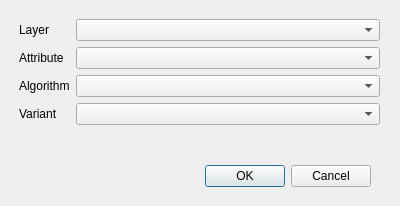
<?xml version="1.0" encoding="UTF-8"?>
<ui version="4.0">
 <class>NormalizationDialog</class>
 <widget class="QDialog" name="NormalizationDialog">
  <property name="windowModality">
   <enum>Qt::ApplicationModal</enum>
  </property>
  <property name="geometry">
   <rect>
    <x>0</x>
    <y>0</y>
    <width>400</width>
    <height>206</height>
   </rect>
  </property>
  <property name="windowTitle">
   <string>Normalize Attribute</string>
  </property>
  <property name="modal">
   <bool>true</bool>
  </property>
  <widget class="QDialogButtonBox" name="buttonBox">
   <property name="geometry">
    <rect>
     <x>30</x>
     <y>160</y>
     <width>341</width>
     <height>32</height>
    </rect>
   </property>
   <property name="orientation">
    <enum>Qt::Horizontal</enum>
   </property>
   <property name="standardButtons">
    <set>QDialogButtonBox::Cancel|QDialogButtonBox::Ok</set>
   </property>
  </widget>
  <widget class="QWidget" name="formLayoutWidget">
   <property name="geometry">
    <rect>
     <x>19</x>
     <y>19</y>
     <width>361</width>
     <height>128</height>
    </rect>
   </property>
   <layout class="QFormLayout" name="formLayout">
    <item row="0" column="0">
     <widget class="QLabel" name="layer_lbl">
      <property name="text">
       <string>Layer</string>
      </property>
     </widget>
    </item>
    <item row="1" column="0">
     <widget class="QLabel" name="attrib_lbl">
      <property name="text">
       <string>Attribute</string>
      </property>
     </widget>
    </item>
    <item row="2" column="0">
     <widget class="QLabel" name="algorithm_lbl">
      <property name="text">
       <string>Algorithm</string>
      </property>
     </widget>
    </item>
    <item row="0" column="1">
     <widget class="QComboBox" name="layer_cbx"/>
    </item>
    <item row="1" column="1">
     <widget class="QComboBox" name="attrib_cbx"/>
    </item>
    <item row="2" column="1">
     <widget class="QComboBox" name="algorithm_cbx"/>
    </item>
    <item row="3" column="0">
     <widget class="QLabel" name="variant_lbl">
      <property name="text">
       <string>Variant</string>
      </property>
     </widget>
    </item>
    <item row="3" column="1">
     <widget class="QComboBox" name="variant_cbx"/>
    </item>
   </layout>
  </widget>
 </widget>
 <resources/>
 <connections>
  <connection>
   <sender>buttonBox</sender>
   <signal>accepted()</signal>
   <receiver>NormalizationDialog</receiver>
   <slot>accept()</slot>
   <hints>
    <hint type="sourcelabel">
     <x>248</x>
     <y>174</y>
    </hint>
    <hint type="destinationlabel">
     <x>157</x>
     <y>205</y>
    </hint>
   </hints>
  </connection>
  <connection>
   <sender>buttonBox</sender>
   <signal>rejected()</signal>
   <receiver>NormalizationDialog</receiver>
   <slot>reject()</slot>
   <hints>
    <hint type="sourcelabel">
     <x>316</x>
     <y>180</y>
    </hint>
    <hint type="destinationlabel">
     <x>286</x>
     <y>205</y>
    </hint>
   </hints>
  </connection>
 </connections>
</ui>
